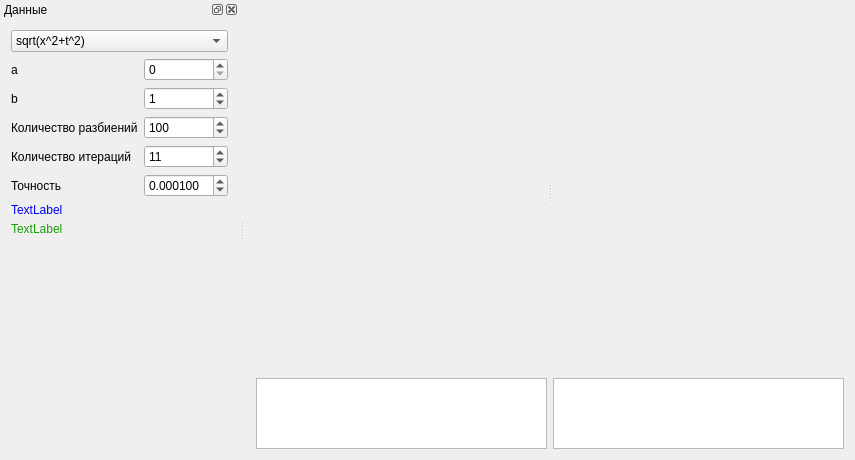
<?xml version="1.0" encoding="UTF-8"?>
<ui version="4.0">
 <class>IntegralEquationClass</class>
 <widget class="QMainWindow" name="IntegralEquationClass">
  <property name="geometry">
   <rect>
    <x>0</x>
    <y>0</y>
    <width>855</width>
    <height>460</height>
   </rect>
  </property>
  <property name="windowTitle">
   <string>Вычисление интеграла методом Келлога</string>
  </property>
  <property name="windowIcon">
   <iconset resource="IntegralEquation.qrc">
    <normaloff>:/IntegralEquation/Resources/integral-mathematical-sign.png</normaloff>:/IntegralEquation/Resources/integral-mathematical-sign.png</iconset>
  </property>
  <widget class="QWidget" name="centralWidget">
   <layout class="QVBoxLayout" name="verticalLayout_6">
    <item>
     <widget class="QSplitter" name="splitter">
      <property name="orientation">
       <enum>Qt::Horizontal</enum>
      </property>
      <widget class="QWidget" name="layoutWidget">
       <layout class="QVBoxLayout" name="verticalLayout_4">
        <item>
         <widget class="QtCharts::QChartView" name="grafikWidgetZkr" native="true"/>
        </item>
       </layout>
      </widget>
      <widget class="QWidget" name="layoutWidget">
       <layout class="QVBoxLayout" name="verticalLayout_5">
        <item>
         <widget class="QtCharts::QChartView" name="grafikWidgetZ2" native="true"/>
        </item>
       </layout>
      </widget>
     </widget>
    </item>
    <item>
     <layout class="QHBoxLayout" name="horizontalLayout_2">
      <item>
       <widget class="QTableWidget" name="twMu1">
        <property name="maximumSize">
         <size>
          <width>16777215</width>
          <height>71</height>
         </size>
        </property>
        <attribute name="verticalHeaderStretchLastSection">
         <bool>true</bool>
        </attribute>
       </widget>
      </item>
      <item>
       <widget class="QTableWidget" name="twMu2">
        <property name="maximumSize">
         <size>
          <width>16777215</width>
          <height>71</height>
         </size>
        </property>
        <attribute name="verticalHeaderStretchLastSection">
         <bool>true</bool>
        </attribute>
       </widget>
      </item>
     </layout>
    </item>
   </layout>
  </widget>
  <widget class="QDockWidget" name="dockWidget">
   <property name="windowTitle">
    <string>Данные</string>
   </property>
   <attribute name="dockWidgetArea">
    <number>1</number>
   </attribute>
   <widget class="QWidget" name="dockWidgetContents">
    <layout class="QVBoxLayout" name="verticalLayout_3">
     <item>
      <widget class="QComboBox" name="cbCore">
       <item>
        <property name="text">
         <string>sqrt(x^2+t^2)</string>
        </property>
       </item>
       <item>
        <property name="text">
         <string>ln(1+xt)</string>
        </property>
       </item>
      </widget>
     </item>
     <item>
      <layout class="QHBoxLayout" name="horizontalLayout">
       <item>
        <layout class="QVBoxLayout" name="verticalLayout_2">
         <item>
          <widget class="QLabel" name="label">
           <property name="text">
            <string>a</string>
           </property>
          </widget>
         </item>
         <item>
          <widget class="QLabel" name="label_2">
           <property name="text">
            <string>b</string>
           </property>
          </widget>
         </item>
         <item>
          <widget class="QLabel" name="label_3">
           <property name="text">
            <string>Количество разбиений</string>
           </property>
          </widget>
         </item>
         <item>
          <widget class="QLabel" name="label_4">
           <property name="text">
            <string>Количество итераций</string>
           </property>
          </widget>
         </item>
         <item>
          <widget class="QLabel" name="label_5">
           <property name="text">
            <string>Точность</string>
           </property>
          </widget>
         </item>
        </layout>
       </item>
       <item>
        <layout class="QVBoxLayout" name="verticalLayout">
         <item>
          <widget class="QSpinBox" name="sbA"/>
         </item>
         <item>
          <widget class="QSpinBox" name="sbB">
           <property name="value">
            <number>1</number>
           </property>
          </widget>
         </item>
         <item>
          <widget class="QSpinBox" name="sbKolRazbieniy">
           <property name="maximum">
            <number>1000</number>
           </property>
           <property name="value">
            <number>100</number>
           </property>
          </widget>
         </item>
         <item>
          <widget class="QSpinBox" name="sbKolIterac">
           <property name="value">
            <number>11</number>
           </property>
          </widget>
         </item>
         <item>
          <widget class="QDoubleSpinBox" name="dsbTochnost">
           <property name="decimals">
            <number>6</number>
           </property>
           <property name="value">
            <double>0.000100000000000</double>
           </property>
          </widget>
         </item>
        </layout>
       </item>
      </layout>
     </item>
     <item>
      <widget class="QLabel" name="lblSobstvennoeChislo">
       <property name="maximumSize">
        <size>
         <width>16777215</width>
         <height>13</height>
        </size>
       </property>
       <property name="styleSheet">
        <string notr="true">color: rgb(0, 0, 255);</string>
       </property>
       <property name="text">
        <string>TextLabel</string>
       </property>
      </widget>
     </item>
     <item>
      <widget class="QLabel" name="lblSobstvennoeChislo_2">
       <property name="maximumSize">
        <size>
         <width>16777215</width>
         <height>13</height>
        </size>
       </property>
       <property name="styleSheet">
        <string notr="true">color: rgb(23, 156, 8);</string>
       </property>
       <property name="text">
        <string>TextLabel</string>
       </property>
      </widget>
     </item>
     <item>
      <spacer name="verticalSpacer">
       <property name="orientation">
        <enum>Qt::Vertical</enum>
       </property>
       <property name="sizeHint" stdset="0">
        <size>
         <width>20</width>
         <height>40</height>
        </size>
       </property>
      </spacer>
     </item>
    </layout>
   </widget>
  </widget>
 </widget>
 <layoutdefault spacing="6" margin="11"/>
 <customwidgets>
  <customwidget>
   <class>QtCharts::QChartView</class>
   <extends>QWidget</extends>
   <header>qchartview.h</header>
   <container>1</container>
  </customwidget>
 </customwidgets>
 <resources>
  <include location="IntegralEquation.qrc"/>
 </resources>
 <connections/>
</ui>
